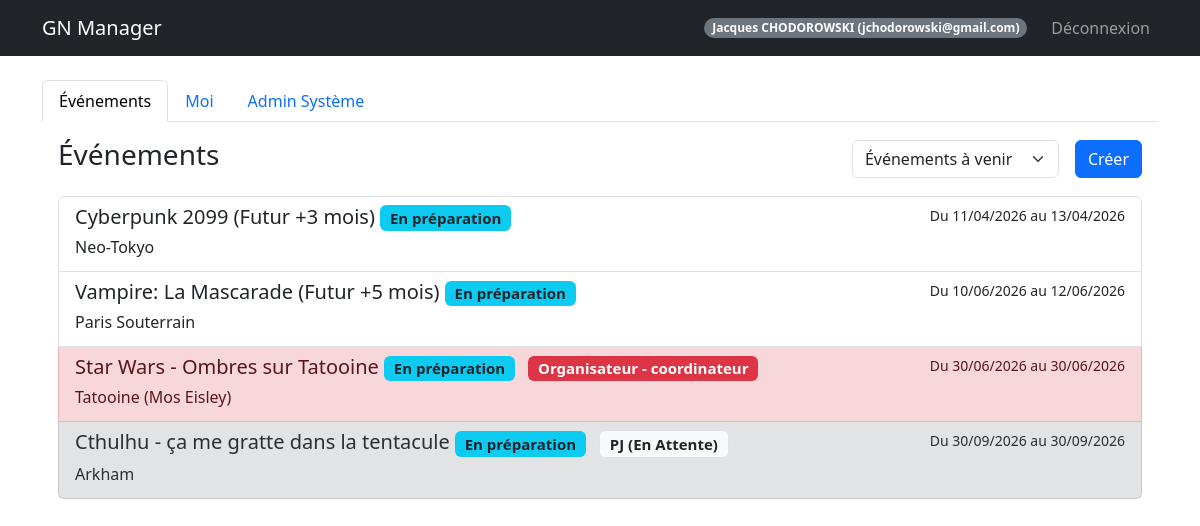
Page /dashboard (signed in) on the earlier database version.
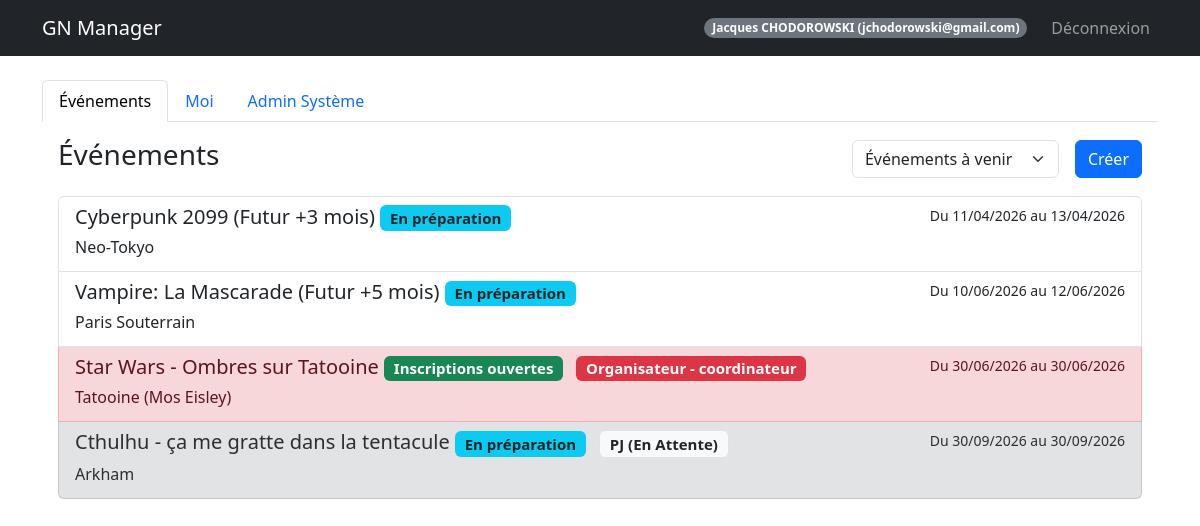
Same page on the later database version.
### models.py (models this page shows, shortened)
class Event(db.Model):
    id = db.Column(db.Integer, primary_key=True)
    name = db.Column(db.String(100), nullable=False)
    description = db.Column(db.Text)
    date_start = db.Column(db.DateTime, nullable=False)
    date_end = db.Column(db.DateTime, nullable=False)
    location = db.Column(db.String(200))
    background_image = db.Column(db.String(200))
    visibility = db.Column(db.String(20), default='public')  # public, private
    organizer_structure = db.Column(db.String(100))
    org_link_url = db.Column(db.String(255))
    org_link_title = db.Column(db.String(100))
    google_form_url = db.Column(db.String(255))
    google_form_active = db.Column(db.Boolean, default=False)
    discord_webhook_url = db.Column(db.String(255), nullable=True)
    external_link = db.Column(db.String(255))
    statut = db.Column(db.String(50), default='En préparation')
    groups_config = db.Column(db.Text, default='{"PJ": ["Peu importe"], "PNJ": ["Peu importe"], "Organisateur": ["Peu importe"]}')
    max_pjs = db.Column(db.Integer, default=50)
    max_pnjs = db.Column(db.Integer, default=10)
    max_organizers = db.Column(db.Integer, default=5)

### routes/admin_routes.py (the view)
@admin_bp.route('/dashboard')
@login_required
def dashboard():
    users_pagination = None
    if current_user.is_admin:
        page = request.args.get('page', 1, type=int)
        users_pagination = User.query.paginate(page=page, per_page=DefaultValues.USERS_PER_PAGE, error_out=False)
    filter_type = request.args.get('filter', 'future')
    my_participations = Participant.query\
        .filter_by(user_id=current_user.id)\
        .options(joinedload(Participant.event))\
        .all()
    my_event_ids = [p.event_id for p in my_participations]
    my_roles = {p.event_id: p for p in my_participations}
    events = []
    now = datetime.now()
    if filter_type == 'mine':
        if my_event_ids:
            events = Event.query.filter(Event.id.in_(my_event_ids)).order_by(Event.date_start).all()
    elif filter_type == 'future':
        events = Event.query.filter(Event.date_start >= now).order_by(Event.date_start).all()
    elif filter_type == 'past':
        events = Event.query.filter(Event.date_end < now).order_by(Event.date_start.desc()).all()
    else:
        events = Event.query.order_by(Event.date_start).all()
    admin_view = request.args.get('admin_view')
    return render_template('dashboard.html',
                         user=current_user,
                         users_pagination=users_pagination,
                         events=events,
                         my_event_ids=my_event_ids,
                         my_roles=my_roles,
                         current_filter=filter_type,
                         admin_view=admin_view)

### models.py (called while the page is built)
    @property
    def is_admin(self):
        return self.role in ['createur', 'sysadmin']

### templates/dashboard.html (shortened to what the changed rows need)
{% extends "base.html" %}
{% block content %}
<div class="tab-content" id="myTabContent">
    <div class="tab-pane fade p-3 {% if not admin_view %}show active{% endif %}" id="events" role="tabpanel">
        <div class="list-group">
            {% for e in events %}
            {% set participation = my_roles.get(e.id) %}
            {% set row_class = "" %}
            {% set badge_class = "" %}
            {% set badge_text = "" %}
            {% if participation %}
            {% if participation.registration_status == 'En attente' or participation.registration_status == 'À valider'
            %}
            {% set row_class = "list-group-item-secondary" %}
            {% set badge_class = "bg-light text-dark border" %}
            {% set badge_text = participation.type ~ " (En Attente)" %}
            {% elif participation.type == 'organisateur' or participation.type == 'Organisateur' %}
            {% set row_class = "list-group-item-danger" %}
            {% set badge_class = "bg-danger" %}
            {% set badge_text = "Organisateur" %}
            {% elif participation.type == 'PJ' %}
            {% set row_class = "list-group-item-success" %}
            {% set badge_class = "bg-success" %}
            {% set badge_text = "PJ" %}
            {% elif participation.type == 'PNJ' %}
            {% set row_class = "list-group-item-primary" %}
            {% set badge_class = "bg-primary" %}
            {% set badge_text = "PNJ" %}
            {% else %}
            {% set row_class = "list-group-item-success" %}
            {% set badge_class = "bg-success" %}
            {% set badge_text = participation.type %}
            {% endif %}
            {% endif %}
            {% set status_color = "bg-secondary" %}
            {% if e.statut == "Événement en cours" %}
            {% set status_color = "bg-success" %}
            {% elif e.statut == "Terminé" %}
            {% set status_color = "bg-dark" %}
            {% elif e.statut == "Annulé" %}
            {% set status_color = "bg-danger" %}
            {% elif e.statut == "En préparation" %}
            {% set status_color = "bg-info text-dark" %}
            {% elif e.statut == "Inscriptions ouvertes" %}
            {% set status_color = "bg-success" %}
            {% endif %}
            <a href="{{ url_for('event.detail', event_id=e.id) }}"
                class="list-group-item list-group-item-action {{ row_class }}">
                <div class="d-flex w-100 justify-content-between">
                    <h5 class="mb-1">
                        {{ e.name }}
                        <span class="badge {{ status_color }}">{{ e.statut }}</span>
                        {% if participation %}
                        <span class="badge {{ badge_class }} ms-2">{{ badge_text }}
                            {% if (participation.registration_status != 'En attente' and
                            participation.registration_status != 'À valider') and participation.group and
                            participation.group != 'Peu importe' %}
                            - {{ participation.group }}
                            {% endif %}
                        </span>
                        {% endif %}
                    </h5>
                    <small>Du {{ e.date_start.strftime('%d/%m/%Y') }} au {{ e.date_end.strftime('%d/%m/%Y') }}</small>
                </div>
                <p class="mb-1">{{ e.location }}</p>
            </a>
            {% else %}
            <p class="text-muted text-center mt-4">Aucun événement trouvé pour ce filtre.</p>
            {% endfor %}
        </div>
    </div>
        {% endblock %}

Differences in the rows shown:
changed Event "Star Wars - Ombres sur Tatooine": statut "En préparation" → "Inscriptions ouvertes"
